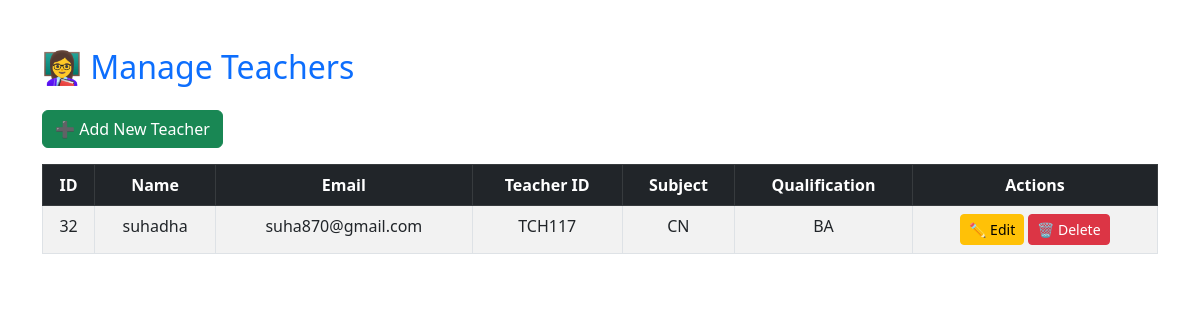
Screenshot of /admin/manage_teachers.php (signed in) with the database file from the repository.
### tables this page shows
CREATE TABLE `teachers` (
  `id` int(11) NOT NULL,
  `user_id` int(11) NOT NULL,
  `name` varchar(255) DEFAULT NULL,
  `email` varchar(255) NOT NULL,
  `teacher_id` varchar(50) NOT NULL,
  `subject` varchar(100) DEFAULT NULL,
  `qualification` varchar(255) DEFAULT NULL
);

### admin/manage_teachers.php (the view, shortened to what this page needs)
<?php
include 'auth.php';
$query = "SELECT t.*, u.fullname AS user_name FROM teachers t JOIN users u ON t.user_id = u.id ORDER BY t.id DESC";
$result = $conn->query($query);
?>
<!DOCTYPE html>
<html lang="en">
<head>
    <link rel="stylesheet" href="https://cdn.jsdelivr.net/npm/bootstrap@5.3.0/dist/css/bootstrap.min.css">
</head>
<body class="container mt-5">
    <h2 class="text-primary mb-4">👩‍🏫 Manage Teachers</h2>
    <a href="add_teacher.php" class="btn btn-success mb-3">➕ Add New Teacher</a>
    <table class="table table-bordered table-striped text-center">
        <thead class="table-dark">
            <tr>
                <th>ID</th>
                <th>Name</th>
                <th>Email</th>
                <th>Teacher ID</th>
                <th>Subject</th>
                <th>Qualification</th>
                <th>Actions</th>
            </tr>
        </thead>
        <tbody>
            <?php while ($row = $result->fetch_assoc()) { ?>
                <tr>
                    <td><?= $row['id']; ?></td>
                    <td><?= htmlspecialchars($row['name']); ?></td>
                    <td><?= htmlspecialchars($row['email']); ?></td>
                    <td><?= htmlspecialchars($row['teacher_id']); ?></td>
                    <td><?= htmlspecialchars($row['subject']); ?></td>
                    <td><?= htmlspecialchars($row['qualification']); ?></td>
                    <td>
                        <a href="edit_teacher.php?id=<?= $row['id']; ?>" class="btn btn-warning btn-sm">✏️ Edit</a>
                        <a href="delete_teacher.php?id=<?= $row['id']; ?>" class="btn btn-danger btn-sm" onclick="return confirm('Are you sure you want to delete this teacher?');">🗑️ Delete</a>
                    </td>
                </tr>
            <?php } ?>
        </tbody>
    </table>
</body>
</html>

### rows the page displays
teachers: id "32", name "suhadha", email "suha870@gmail.com", teacher "TCH117", subject "CN", qualification "BA"
